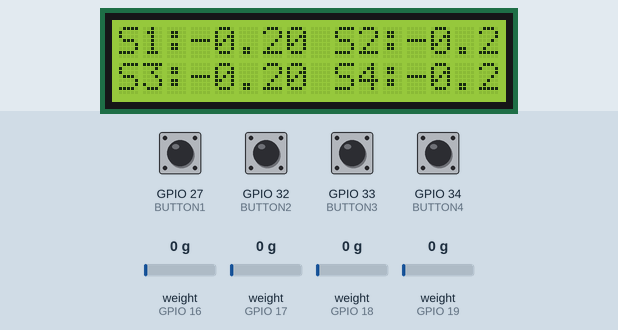
The sketch below on a simulated ESP32. On the bench: 16×2 character LCD. The inputs (shaded band) are chosen by the test bench; at power-on: GPIO 27 (BUTTON1), GPIO 32 (BUTTON2), GPIO 33 (BUTTON3), GPIO 34 (BUTTON4) HIGH, weight on the scale (sensors on GPIO 16, GPIO 17, GPIO 18, GPIO 19) 0 g. WiFi joins after 1.5 s; servers stay silent unless stated; EEPROM starts erased; no MQTT or app messages arrive unless stated; what the sketch prints to the serial monitor is not drawn.

Above: at 6.8 s.
6.9 s: GPIO 27 (BUTTON1) pulled LOW for 0.15 s
At 7.9 s:
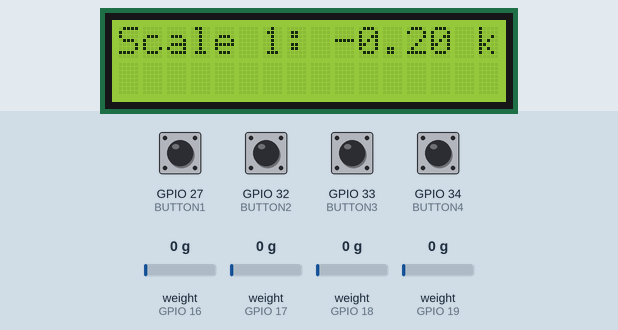
8.7 s: weight on the scale (sensor on GPIO 16) set to 100 g
At 9.8 s:
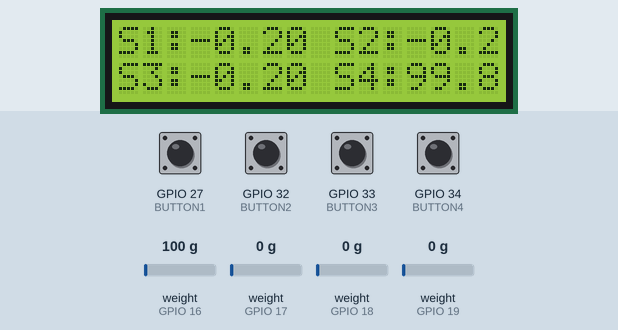
10.8 s: weight on the scale (sensor on GPIO 17) set to 100 g
At 11.4 s:
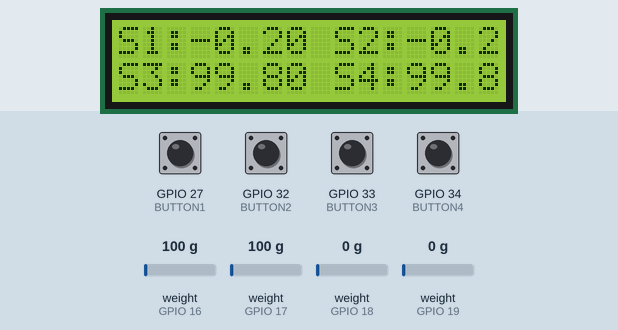
12.4 s: weight on the scale (sensor on GPIO 18) set to 100 g
At 14.2 s:
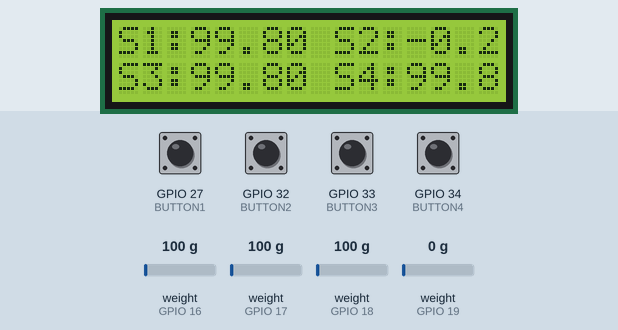
14.5 s: weight on the scale (sensor on GPIO 19) set to 100 g
At 16.4 s:
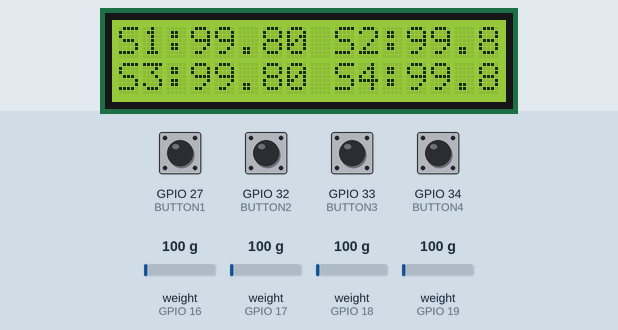
16.7 s: GPIO 32 (BUTTON2) pulled LOW for 0.15 s
At 17.5 s:
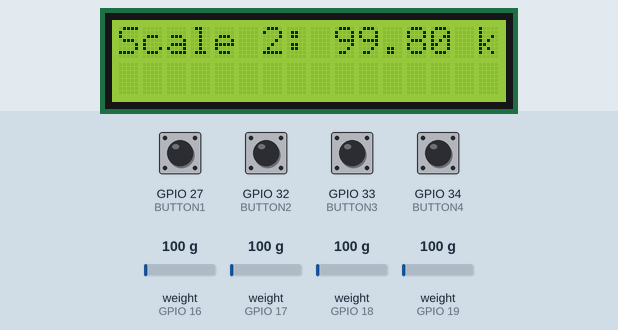
Timing chart, 0 to 19.5 s (numbered marks = the images above; inputs shaded):
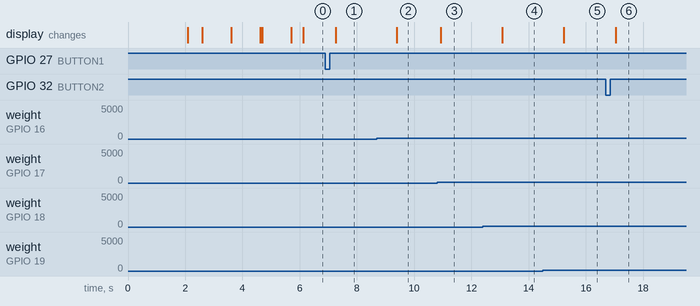

Measured:
- after the input at 6.9 s, the display: changes after 0.35 s (image 1)
- after the input at 8.7 s, the display: changes after 0.69 s (image 2)
- after the input at 10.8 s, the display: changes after 0.14 s (image 3)
- after the input at 12.4 s, the display: changes after 0.68 s (image 4)
- after the input at 14.5 s, the display: changes after 0.72 s (image 5)
- after the input at 16.7 s, the display: changes after 0.34 s (image 6)

The sketch:

sketch.ino
```cpp
#include "HX711.h"
#include <LiquidCrystal_I2C.h>
#include <EEPROM.h>
#include <WiFi.h>
#include "PubSubClient.h"
#include "DHTesp.h"
#include "ESP32Servo.h"

#define I2C_ADDR  0x27
#define CLK   13
#define DOUT1 18
#define DOUT2 19
#define DOUT3 17
#define DOUT4 16

#define SCALE_FACTOR 420.0
#define TARE_WEIGHT 0.2

#define BUTTON1 27
#define BUTTON2 32
#define BUTTON3 33
#define BUTTON4 34
#define BUTTON5 25

// WiFi credentials
const char* ssid = "Wokwi-GUEST";
const char* pass = "";

// MQTT configuration
const char* mqttServer = "broker.hivemq.com";  // Public MQTT broker for testing
const int mqttPort = 1883;
const char* mqttTopic = "weight-monitor/data";
const char* mqttClientId = "esp32-weight-monitor";  // Unique client ID

byte DOUTS[4] = {DOUT1, DOUT2, DOUT3, DOUT4};
constexpr int channelCount = 4;
HX711 scales[channelCount];
LiquidCrystal_I2C lcd(I2C_ADDR, 16, 2);
WiFiClient espClient;
PubSubClient mqttClient(espClient);

bool buttonStates[5] = {HIGH, HIGH, HIGH, HIGH, HIGH};
bool previousButtonStates[5] = {HIGH, HIGH, HIGH, HIGH, HIGH};
unsigned long lastDebounceTime[5] = {0, 0, 0, 0, 0};
unsigned long debounceDelay = 50; // Debounce time 50 ms

float previousWeights[4] = {0.0, 0.0, 0.0, 0.0};
int selectedScale = -1;
unsigned long lastButtonPressTime = 0;
unsigned long lastMqttSendTime = 0;  // Changed from HTTP to MQTT
unsigned long lastLcdUpdateTime = 0;

// Function prototype, declared before `setup()`
void loadTareValues();
void reconnectMqtt();

void setup() {
  Serial.begin(115200);

  pinMode(BUTTON1, INPUT_PULLUP);
  pinMode(BUTTON2, INPUT_PULLUP);
  pinMode(BUTTON3, INPUT_PULLUP);
  pinMode(BUTTON4, INPUT_PULLUP);
  pinMode(BUTTON5, INPUT_PULLUP);

  lcd.init();
  lcd.backlight();
  lcd.print("HX711-Multi");
  delay(2000);
  lcd.clear();

  for (int i = 0; i < channelCount; i++) {
    scales[i].begin(DOUTS[i], CLK);
    scales[i].set_scale(SCALE_FACTOR);
  }

  loadTareValues();

  WiFi.begin(ssid, pass);
  lcd.print("Connecting WiFi");
  while (WiFi.status() != WL_CONNECTED) {
    delay(500);
    lcd.print(".");
  }
  lcd.clear();
  lcd.print("WiFi Connected");
  delay(1000);

  // Set up MQTT connection
  mqttClient.setServer(mqttServer, mqttPort);

  // Try to connect to MQTT broker
  reconnectMqtt();

  lcd.clear();
}

// Properly declared `loadTareValues()`
void loadTareValues() {
  for (int i = 0; i < channelCount; i++) {
    long tareValue = 0;
    EEPROM.get(i * sizeof(long), tareValue);
    scales[i].set_offset(tareValue);
  }
}

// Reconnect to MQTT broker
void reconnectMqtt() {
  int attempts = 0;
  lcd.clear();
  lcd.print("MQTT connecting");

  // Loop until connected or max attempts
  while (!mqttClient.connected() && attempts < 5) {
    Serial.println("Attempting MQTT connection...");

    if (mqttClient.connect(mqttClientId)) {
      Serial.println("Connected to MQTT broker");
      lcd.clear();
      lcd.print("MQTT Connected");
      delay(1000);
    } else {
      Serial.print("Failed, rc=");
      Serial.print(mqttClient.state());
      Serial.println(" Retrying in 2 seconds");
      lcd.print(".");
      delay(2000);
      attempts++;
    }
  }

  if (!mqttClient.connected()) {
    lcd.clear();
    lcd.print("MQTT Failed");
    Serial.println("Failed to connect to MQTT after max attempts");
    delay(1000);
  }
}

void loop() {
  // Ensure MQTT is connected
  if (!mqttClient.connected()) {
    reconnectMqtt();
  }
  mqttClient.loop();

  updateButtonStates();

  // Timer to return to all sensors mode
  if (millis() - lastButtonPressTime > 500) {
    selectedScale = -1;
  }

  // Update display every 300 ms
  if (millis() - lastLcdUpdateTime > 300) {
    if (selectedScale >= 0) {
      displaySingleScale(selectedScale);
    } else {
      displayAllScales();
    }
    lastLcdUpdateTime = millis();
  }

  // Send data via MQTT every 10 seconds
  if (millis() - lastMqttSendTime >= 10000) {
    sendMqttData();
    lastMqttSendTime = millis();
  }
}

// 🔹 Update button states (with debounce)
void updateButtonStates() {
  for (int i = 0; i < 4; i++) {
    int reading = digitalRead(getButtonPin(i));

    // If button state changed, reset debounce timer
    if (reading != previousButtonStates[i]) {
      lastDebounceTime[i] = millis();
    }

    // If debounce time passed and state changed
    if ((millis() - lastDebounceTime[i]) > debounceDelay) {
      if (reading == LOW && buttonStates[i] == HIGH) {
        Serial.print("Button ");
        Serial.print(i + 1);
        Serial.println(" pressed");

        selectedScale = i;
        lastButtonPressTime = millis();
      }
      buttonStates[i] = reading;
    }
    previousButtonStates[i] = reading;
  }
}

// Get button pin
int getButtonPin(int buttonIndex) {
  switch (buttonIndex) {
    case 0: return BUTTON1;
    case 1: return BUTTON2;
    case 2: return BUTTON3;
    case 3: return BUTTON4;
    default: return -1;
  }
}

// 🔹 Display single scale
void displaySingleScale(int scaleNumber) {
  static float lastWeight = -1000;
  float currentWeight = getAdjustedWeight(scaleNumber);

  if (abs(currentWeight - lastWeight) > 0.05) {
    lastWeight = currentWeight;

    lcd.clear();
    lcd.setCursor(0, 0);
    lcd.print("Scale ");
    lcd.print(scaleNumber + 1);
    lcd.print(": ");
    lcd.print(currentWeight, 2);
    lcd.print(" kg");
  }
}

// 🔹 Display all scales
void displayAllScales() {
  static float lastWeights[4] = {-1000, -1000, -1000, -1000};
  bool updated = false;

  for (int i = 0; i < channelCount; i++) {
    float currentWeight = getAdjustedWeight(i);
    if (abs(currentWeight - lastWeights[i]) > 0.05) {
      lastWeights[i] = currentWeight;
      updated = true;
    }
  }

  if (updated) {
    lcd.clear();
    lcd.setCursor(0, 0);
    lcd.print("S1:"); lcd.print(lastWeights[0], 2);
    lcd.print(" S2:"); lcd.print(lastWeights[1], 2);

    lcd.setCursor(0, 1);
    lcd.print("S3:"); lcd.print(lastWeights[2], 2);
    lcd.print(" S4:"); lcd.print(lastWeights[3], 2);
  }
}

// 🔹 Get weight with tare adjustment
float getAdjustedWeight(int scaleIndex) {
  return scales[scaleIndex].get_units() - TARE_WEIGHT;
}

// 🔹 Send data via MQTT instead of HTTP
void sendMqttData() {
  float currentWeights[4];

  for (int i = 0; i < channelCount; i++) {
    currentWeights[i] = getAdjustedWeight(i);
  }

  // Create JSON payload
  String jsonPayload = "{";
  jsonPayload += "\"user_id\":1,";
  jsonPayload += "\"scale1\":" + String(currentWeights[0], 2) + ",";
  jsonPayload += "\"scale2\":" + String(currentWeights[1], 2) + ",";
  jsonPayload += "\"scale3\":" + String(currentWeights[2], 2) + ",";
  jsonPayload += "\"scale4\":" + String(currentWeights[3], 2);
  jsonPayload += "}";

  Serial.println("MQTT Payload: " + jsonPayload);

  // Publish to MQTT topic
  if (mqttClient.connected()) {
    if (mqttClient.publish(mqttTopic, jsonPayload.c_str())) {
      Serial.println("MQTT message sent successfully");
    } else {
      Serial.println("Failed to send MQTT message");
    }
  } else {
    Serial.println("MQTT Disconnected");
    reconnectMqtt();
  }
}
```
